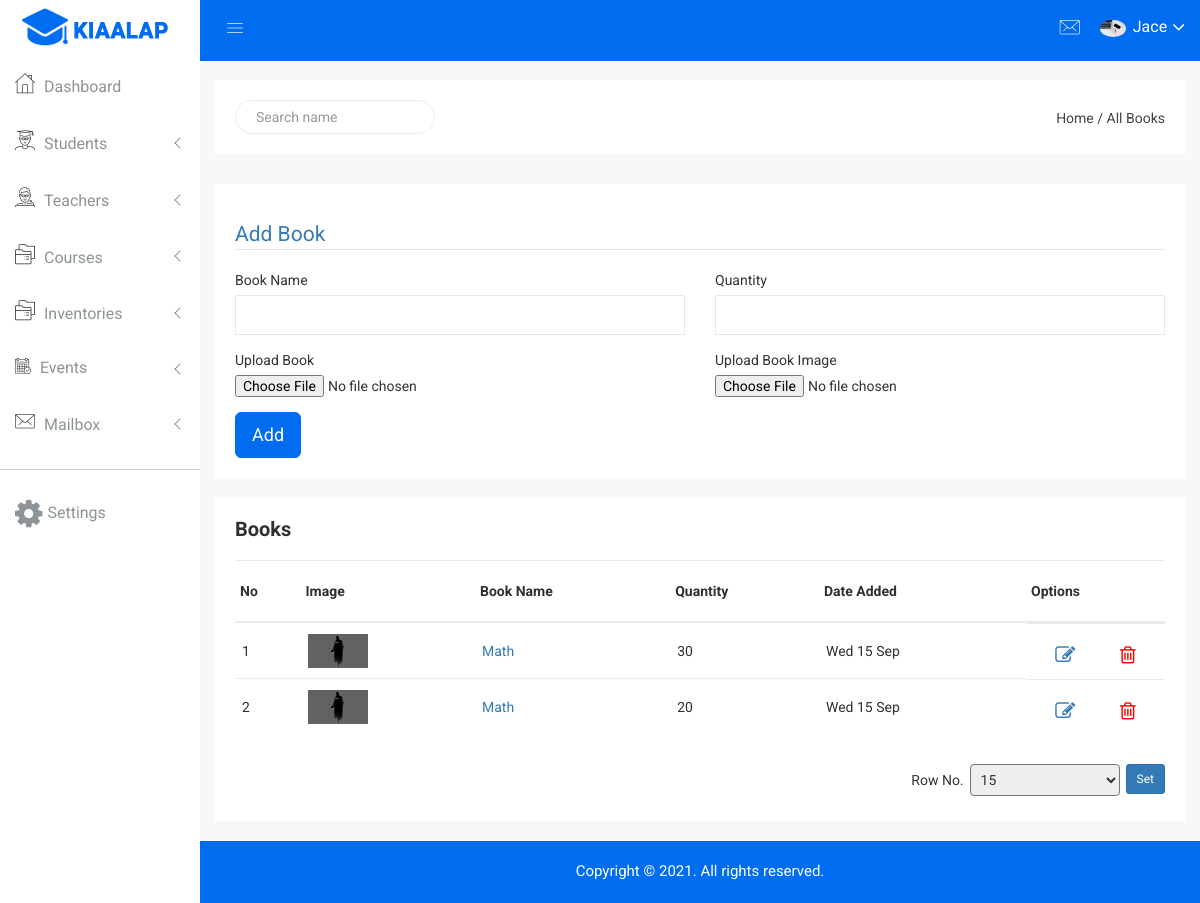
Page /books.php (signed in) on the committed database.
### tables this page shows
CREATE TABLE `books` (
  `book_id` varchar(50) NOT NULL,
  `book_name` varchar(255) NOT NULL,
  `image` varchar(255) NOT NULL,
  `book_path` varchar(255) NOT NULL,
  `quantity` int(11) NOT NULL,
  `date` date NOT NULL DEFAULT current_timestamp()
);

### books.php (the view, shortened to what this page needs)
<?php
include "header.php";
?>
<body>
	<?php
	include "./components/nav.php";
	?>
	<?php
	include "./components/headernav.php";
	?>
	<div class="breadcome-area">
		<div class="container-fluid">
			<div class="row">
				<div class="col-lg-12 col-md-12 col-sm-12 col-xs-12">
					<div class="breadcome-list">
						<div class="row">
							<div class="col-lg-6 col-md-6 col-sm-6 col-xs-12">
								<div class="breadcome-heading" style="display: flex; justify-content: space-between;">
									<form action="" role="search" class="sr-input-func" method="get" style="display: block; box-sizing: border-box;">
										<input type="search" placeholder="Search name" name="search" class="search-int form-control">
									</form>
								</div>
							</div>
							<div class="col-lg-6 col-md-6 col-sm-6 col-xs-12">
								<ul class="breadcome-menu">
									<li><a href="#">Home</a> <span class="bread-slash">/</span>
									</li>
									<li><span class="bread-blod">All Books</span>
									</li>
								</ul>
							</div>
						</div>
					</div>
				</div>
			</div>
		</div>
	</div>
	</div>
    <div class="single-pro-review-area mt-t-30 mg-b-15">
        <div class="container-fluid">
            <div class="row">
                <div class="col-lg-12 col-md-12 col-sm-12 col-xs-12">
                    <div class="product-payment-inner-st">
                        <div id="myTabContent" class="tab-content custom-product-edit">
                            <div class="product-tab-list tab-pane fade active in" id="description">
                                <div class="row">
                                    <div class="col-lg-12 col-md-12 col-sm-12 col-xs-12">
                                        <div class="review-content-section">
                                            <div id="dropzone1" class="pro-ad">
												<?php
													if(isset($_GET["edit_id"])):
														$ID =$_GET["edit_id"];
														$query = "SELECT * FROM `books` WHERE `book_id` = ?";
														$result = $conn->prepare($query);
														$result->execute([$ID]);
														$row = $result->fetch();
														extract($row);
													?>
													<form id="form" action="./handlers/book.php" method="post" enctype="multipart/form-data">
														<fieldset>
															<legend class="text-primary">Update Book</legend>
															<div class="row align-items-center">
																<div class="col-sm-12 col-md-6">
																	<div class="form-group">
																		<label>Book Name</label>
																		<input name="bookName" type="text" value="<?= $book_name; ?>" class="form-control">
																	</div>
																</div>
																<div class="col-sm-12 col-md-6">
																	<div class="form-group">
																		<label>Quantity</label>
																		<input name="quantity" type="number" value="<?= $quantity; ?>" class="form-control">
																		<input type="hidden" name="BOOK_ID" value="<?= $book_id; ?>">
																	</div>
																</div>
																<div class="col-sm-12 col-md-6">
																	<div class="form-group">
																		<label>Upload Book</label>
																		<input name="book" type="file" class="form-control-file" accept=".pdf">
																		<p class="text-danger">Prev: <?= $book_path; ?></p>
																	</div>
																</div>
																<div class="col-sm-12 col-md-6">
																	<div class="form-group">
																		<label>Upload Book Image</label>
																		<input name="image" type="file" class="form-control-file" accept=".jpg,.jpeg,.png">
																		<p class="text-danger">Prev: <?= $image; ?></p>
																	</div>
																</div>
																<div class="col-lg-12">
																	<button type="submit" name="update" class="btn d-block btn-primary btn-lg waves-effect waves-light px-5">Update</button>
																</div>
															</div>
														</fieldset>
													</form>
												<?php else: ?>
													<form id="form" action="./handlers/book.php" method="post" enctype="multipart/form-data">
														<fieldset>
															<legend class="text-primary">Add Book</legend>
															<div class="row align-items-center">
																<div class="col-sm-12 col-md-6">
																	<div class="form-group">
																		<label>Book Name</label>
																		<input name="bookName" type="text" class="form-control" required>
																	</div>
																</div>
																<div class="col-sm-12 col-md-6">
																	<div class="form-group">
																		<label>Quantity</label>
																		<input name="quantity" type="number" class="form-control" required>
																	</div>
																</div>
																<div class="col-sm-12 col-md-6">
																	<div class="form-group">
																		<label>Upload Book</label>
																		<input name="book" type="file" class="form-control-file" accept=".pdf" required>
																	</div>
																</div>
																<div class="col-sm-12 col-md-6">
																	<div class="form-group">
																		<label>Upload Book Image</label>
																		<input name="image" type="file" class="form-control-file" accept=".jpg,.jpeg,.png" required>
																	</div>
																</div>
																<div class="col-lg-12">
																	<button type="submit" name="submit" class="btn d-block btn-primary btn-lg waves-effect waves-light px-5">Add</button>
																</div>
															</div>
														</fieldset>
													</form>
												<?php endif; ?>
                                            </div>
                                        </div>
                                    </div>
                                </div>
                            </div>
                        </div>
                    </div>
                </div>
            </div>
        </div>
    </div>
	<div class="product-status mg-b-15">
		<div class="container-fluid">
			<div class="row">
				<div class="col-lg-12 col-md-12 col-sm-12 col-xs-12">
					<div class="product-status-wrap">
						<h4>Books</h4>
						<div class="asset-inner">
							<?php
							$page_no = 1;
							$no_to_display = 15;
							$steps = [10, 15, 30, 50, 100];
							$start = ($page_no - 1) * $no_to_display;
							$query = "SELECT * FROM `books` LIMIT {$start},{$no_to_display}";
							$result = $conn->prepare($query);
							$result->execute();
							if ($result->rowCount() > 0) {
								$x = 0;
							?>
								<table>
									<tr>
										<th>No</th>
										<th>Image</th>
										<th>Book Name</th>
										<th>Quantity</th>
										<th>Date Added</th>
										<th>Options</th>
									</tr>
									<?php
									while ($row = $result->fetch()) {
										$x++;
										extract($row);
									?>
										<tr>
											<td><?= $x; ?></td>
                                            <td>
												<img src="./books/image/<?= $image; ?>" class="img-fluid" alt="">
											</td>
                                            <td>
												<a download="<?=  $book_name; ?>" href="./books/files/<?= $book_path; ?>">
													<?= $book_name; ?>
												</a>
											</td>
											<td><?= $quantity; ?></td>
											<td><?= date('D d M', strtotime($date)); ?></td>
											<td style="display: flex; justify-content: space-around; ">
												<a href="./books.php?edit_id=<?= $book_id; ?>" data-toggle="tooltip" title="Edit" class="pd-setting-ed" style="font-size: 20px; padding-top: 8px;">
													<i class="fa fa-pencil-square-o" aria-hidden="true">
													</i>
												</a>
												<a href="./handlers/book.php?delete_id=<?php echo $book_id; ?>" data-toggle="tooltip" title="Trash" class="pd-setting-ed" style="font-size: 20px; padding-top: 8px; color: red;">
													<i class="fa fa-trash-o" aria-hidden="true"></i>
												</a>
											</td>
										</tr>
									<?php
									}
									?>
								</table>
							<?php
							} else {
							?>
								<h2 class="text-center mt-b-20 mg-b-20" style="color: #999; min-height: 300px; display: flex; align-items: center; justify-content: center;">No Book Found</h2>
							<?php
							}
							?>
						</div>
						<div style="display: flex; flex-wrap: wrap; align-items: center;" class="mg-t-30">
							<div style=" flex: 1 1; display: flex; justify-content: flex-end; align-items: center;">
								<form action="" method="get" style="display: flex;">
									<label style=" flex: 1; display: flex; align-items: center;">
										<span>Row No.</span>
										<select name="amount" style="padding: 6px; margin: 0 6px; border-radius: 4px; width: 150px;">
											<?php foreach ($steps as $step) : ?>
												<option value="<?php echo $step ?>" <?php if ($step == $no_to_display) echo  "selected"; ?>><?php echo $step ?> </option>
											<?php endforeach; ?>
										</select>
									</label>
									<button type="submit" class="btn btn-sm btn-primary" style="height: fit-content;">Set</button>
								</form>
							</div>
						</div>
					</div>
				</div>
			</div>
		</div>
	</div>
	<?php
	include("./footer.php");
	?>

### components/headernav.php (shortened to what this page needs)
<div class="all-content-wrapper" style="position: relative;">
    <div class="container-fluid">
        <div class="row">
            <div class="col-lg-12 col-md-12 col-sm-12 col-xs-12">
                <div class="logo-pro">
                    <a href="dashboard.php"><img class="main-logo" src="img/logo/logo.png" alt="" /></a>
                </div>
            </div>
        </div>
    </div>
    <div class="header-advance-area">
        <div class="header-top-area">
            <div class="container-fluid">
                <div class="row">
                    <div class="col-lg-12 col-md-12 col-sm-12 col-xs-12">
                        <div class="header-top-wraper">
                            <div class="row">
                                <div class="col-lg-1 col-md-0 col-sm-1 col-xs-12">
                                    <div class="menu-switcher-pro">
                                        <button type="button" id="sidebarCollapse" class="btn bar-button-pro header-drl-controller-btn btn-info navbar-btn">
                                            <i class="educate-icon educate-nav"></i>
                                        </button>
                                    </div>
                                </div>
                                <div class="col-lg-5 col-md-5 col-sm-12 col-xs-12">
                                    <div class="header-right-info">
                                        <ul class="nav navbar-nav mai-top-nav header-right-menu">
                                            <li class="nav-item dropdown">
                                                <a href="#" data-toggle="dropdown" role="button" aria-expanded="false" class="nav-link dropdown-toggle">
                                                    <i class="educate-icon educate-message edu-chat-pro" aria-hidden="true"></i>
                                                </a>
                                            </li>
                                            <li class="nav-item">
                                                <a href="#" data-toggle="dropdown" role="button" aria-expanded="false" class="nav-link dropdown-toggle">
                                                    <img src="<?php echo $admin_image; ?>" alt="" />
                                                    <span class="admin-name"><?php echo $admin_name; ?></span>
                                                    <i class="fa fa-angle-down edu-icon edu-down-arrow"></i>
                                                </a>
                                            </li>
                                        </ul>
                                    </div>
                                </div>
                            </div>
                        </div>
                    </div>
                </div>
            </div>
        </div>

### css/main.css (style rules this page uses)
html { color: #222; font-size: 1em; line-height: 1.4; }
audio, canvas, iframe, img, svg, video { vertical-align: middle; }
fieldset { border: 0; margin: 0; padding: 0; }

### rows in the picture
books: image (picture), book_name "Math", quantity "30", date "Wed 15 Sep"
books: image (picture), book_name "Math", quantity "20", date "Wed 15 Sep"

### other values in the picture
$admin_name "Jace"
form field amount "15"
